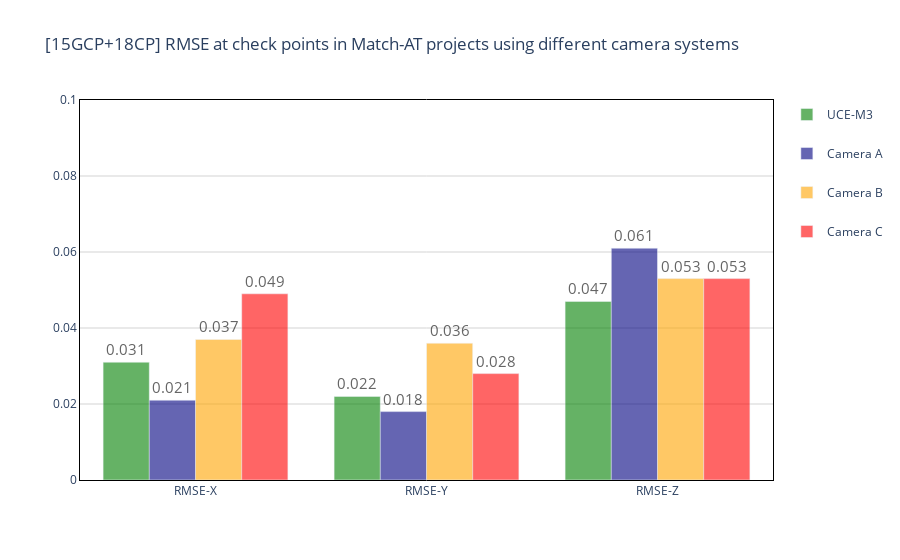

Notebook code for this chart:
### Code cell
""" Lower Weight [15GCP + 18 CP] RMSE-BARPLOT"""
# [15GCP+18CP] Bar subplot of RMSE - x/y/z
""" 
Compare the results from Inpho projets with Match-AT setting: GNSS and shifts for all on, IMU on. Earth curvature and Refraction correction: on
"""

prj_15gcp_list_LW = [prj_15GCP_uce_m3_LW, prj_15GCP_uce_4_LW,
                     prj_15GCP_leica_LW, prj_15GCP_igi_LW]
fig = go.Figure()
camera_names = ["UCE-M3", "Camera A", "Camera B", "Camera C"] #A: UCE-4.1, B: DMC-4, C: UM-2
colors = ['green', 'navy', 'orange', 'red']
x_axis = ['RMSE-X', 'RMSE-Y', 'RMSE-Z']

for prj, color, name in zip(prj_15gcp_list_LW, colors, camera_names):
    fig.add_trace(go.Bar(
        name=name,
        x=x_axis,
        y=prj.cp_RMS,
        marker_color=color,
        text=[str(num) for num in prj.cp_RMS],
        textposition="inside",
        legendgroup=name,
        showlegend=True
    )
    )


fig.update_traces(opacity=0.6, textfont_size=15, textfont_color='black',textangle=0, textposition="outside", cliponaxis=False)
fig.update_layout(
    title='[15GCP+18CP] RMSE at check points in Match-AT projects using different camera systems',
    xaxis={"showgrid": False, "zeroline": False},
    yaxis={"showgrid": True, "zeroline": False, "range": [0, 0.1]},
    legend_tracegroupgap=20,
    plot_bgcolor='white'
)
fig.update_xaxes(showline=True, linewidth=1, linecolor='black', mirror=True)
fig.update_yaxes(showgrid=True, gridcolor='lightgray',
                 showline=True, linewidth=1, linecolor='black', mirror=True)
fig.show()
fig.write_html("./Results/15+18/CP_RMS-15gcp+18cp_lowweight.html")

### Figure 1 — Plotly figure (JSON) as saved in the notebook; plotly's stock layout.template omitted (floating-point values rounded to 4 significant figures)
{"data": [{"cliponaxis": false, "legendgroup": "UCE-M3", "marker": {"color": "green"}, "name": "UCE-M3", "opacity": 0.6, "showlegend": true, "text": ["0.031", "0.022", "0.047"], "textangle": 0, "textfont": {"color": "black", "size": 15}, "textposition": "outside", "type": "bar", "x": ["RMSE-X", "RMSE-Y", "RMSE-Z"], "y": [0.031, 0.022, 0.047]}, {"cliponaxis": false, "legendgroup": "Camera A", "marker": {"color": "navy"}, "name": "Camera A", "opacity": 0.6, "showlegend": true, "text": ["0.021", "0.018", "0.061"], "textangle": 0, "textfont": {"color": "black", "size": 15}, "textposition": "outside", "type": "bar", "x": ["RMSE-X", "RMSE-Y", "RMSE-Z"], "y": [0.021, 0.018, 0.061]}, {"cliponaxis": false, "legendgroup": "Camera B", "marker": {"color": "orange"}, "name": "Camera B", "opacity": 0.6, "showlegend": true, "text": ["0.037", "0.036", "0.053"], "textangle": 0, "textfont": {"color": "black", "size": 15}, "textposition": "outside", "type": "bar", "x": ["RMSE-X", "RMSE-Y", "RMSE-Z"], "y": [0.037, 0.036, 0.053]}, {"cliponaxis": false, "legendgroup": "Camera C", "marker": {"color": "red"}, "name": "Camera C", "opacity": 0.6, "showlegend": true, "text": ["0.049", "0.028", "0.053"], "textangle": 0, "textfont": {"color": "black", "size": 15}, "textposition": "outside", "type": "bar", "x": ["RMSE-X", "RMSE-Y", "RMSE-Z"], "y": [0.049, 0.028, 0.053]}], "layout": {"legend": {"tracegroupgap": 20}, "plot_bgcolor": "white", "title": {"text": "[15GCP+18CP] RMSE at check points in Match-AT projects using different camera systems"}, "xaxis": {"linecolor": "black", "linewidth": 1, "mirror": true, "showgrid": false, "showline": true, "zeroline": false}, "yaxis": {"gridcolor": "lightgray", "linecolor": "black", "linewidth": 1, "mirror": true, "range": [0, 0.1], "showgrid": true, "showline": true, "zeroline": false}}}
